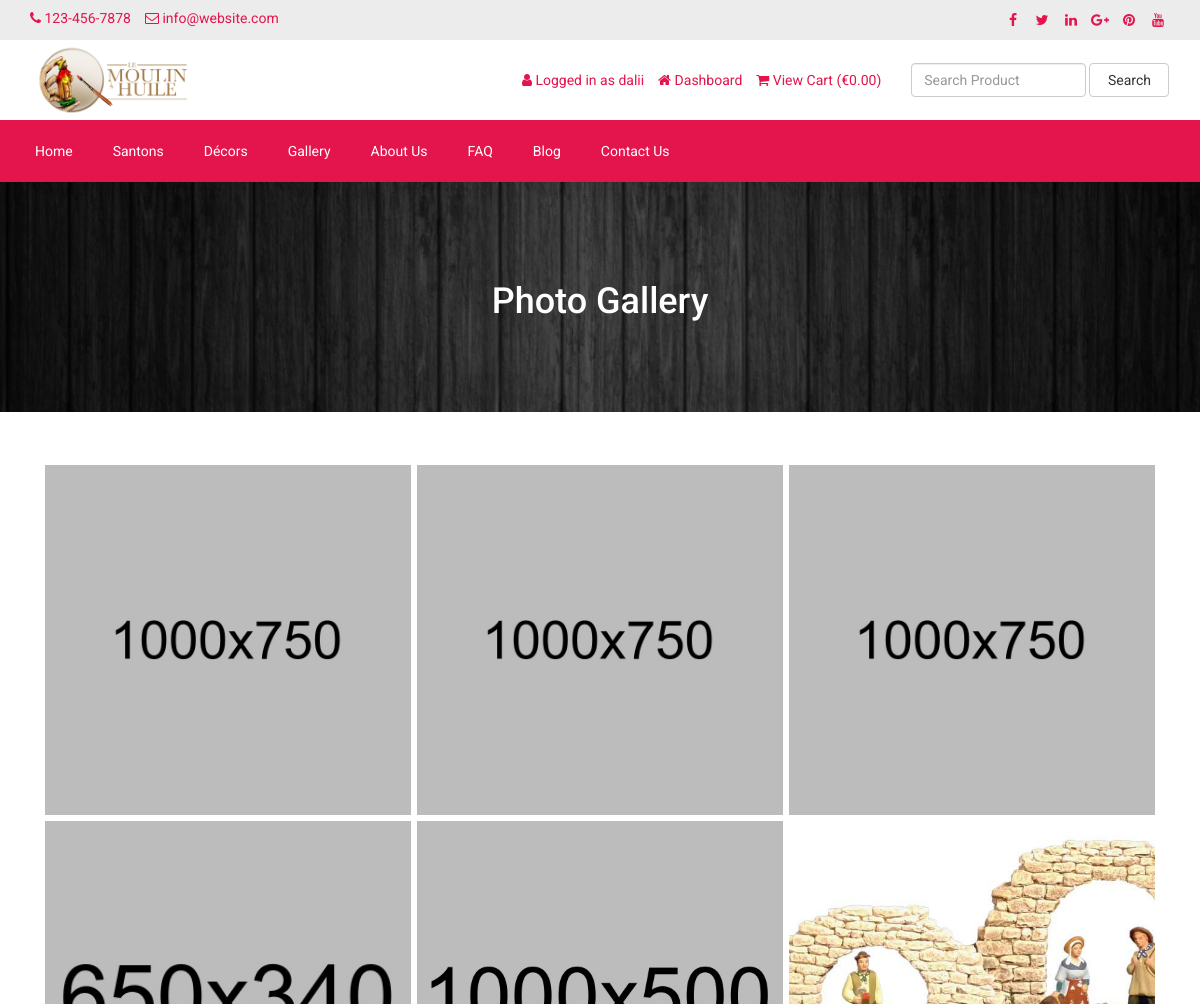
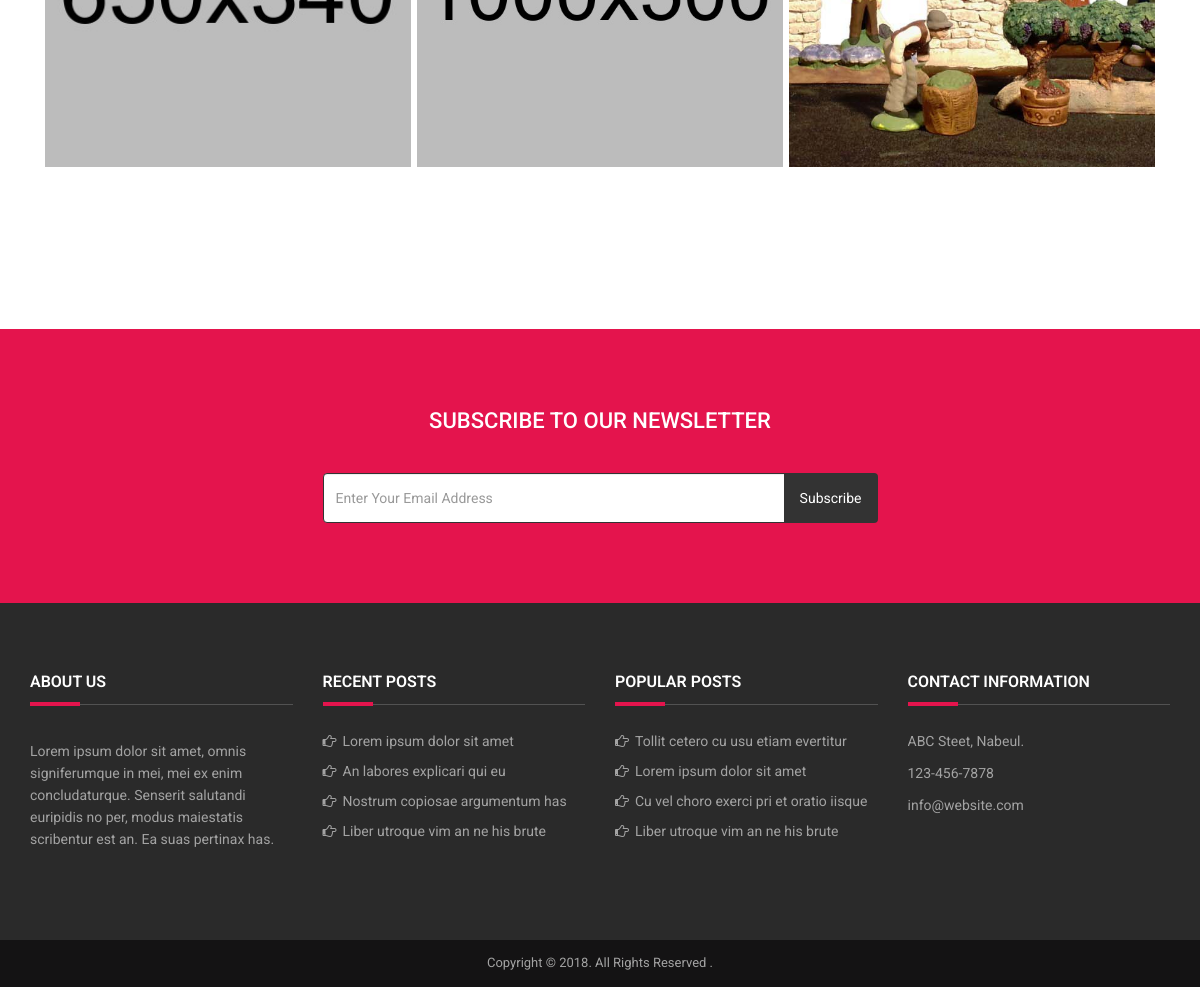
The page /photo-gallery.php (signed in) on the database its author committed (2 pictures, top to bottom).
### tables this page shows
CREATE TABLE `tbl_settings` (
  `id` int(11) NOT NULL,
  `logo` varchar(255) NOT NULL,
  `favicon` varchar(255) NOT NULL,
  `footer_about` text NOT NULL,
  `footer_copyright` text NOT NULL,
  `contact_address` text NOT NULL,
  `contact_email` varchar(255) NOT NULL,
  `contact_phone` varchar(255) NOT NULL,
  `contact_fax` varchar(255) NOT NULL,
  `contact_map_iframe` text NOT NULL,
  `receive_email` varchar(255) NOT NULL,
  `receive_email_subject` varchar(255) NOT NULL,
  `receive_email_thank_you_message` text NOT NULL,
  `forget_password_message` text NOT NULL,
  `total_recent_post_footer` int(10) NOT NULL,
  `total_popular_post_footer` int(10) NOT NULL,
  `total_recent_post_sidebar` int(11) NOT NULL,
  `total_popular_post_sidebar` int(11) NOT NULL,
  `total_featured_product_home` int(11) NOT NULL,
  `total_latest_product_home` int(11) NOT NULL,
  `total_popular_product_home` int(11) NOT NULL,
  `meta_title_home` text NOT NULL,
  `meta_keyword_home` text NOT NULL,
  `meta_description_home` text NOT NULL,
  `banner_login` varchar(255) NOT NULL,
  `banner_registration` varchar(255) NOT NULL,
  `banner_forget_password` varchar(255) NOT NULL,
  `banner_reset_password` varchar(255) NOT NULL,
  `banner_search` varchar(255) NOT NULL,
  `banner_cart` varchar(255) NOT NULL,
  `banner_checkout` varchar(255) NOT NULL,
  `banner_product_category` varchar(255) NOT NULL,
  `banner_blog` varchar(255) NOT NULL,
  `cta_title` varchar(255) NOT NULL,
  `cta_content` text NOT NULL,
  `cta_read_more_text` varchar(255) NOT NULL,
  `cta_read_more_url` varchar(255) NOT NULL,
  `cta_photo` varchar(255) NOT NULL,
  `featured_product_title` varchar(255) NOT NULL,
  `featured_product_subtitle` varchar(255) NOT NULL,
  `latest_product_title` varchar(255) NOT NULL,
  `latest_product_subtitle` varchar(255) NOT NULL,
  `popular_product_title` varchar(255) NOT NULL,
  `popular_product_subtitle` varchar(255) NOT NULL,
  `testimonial_title` varchar(255) NOT NULL,
  `testimonial_subtitle` varchar(255) NOT NULL,
  `testimonial_photo` varchar(255) NOT NULL,
  `blog_title` varchar(255) NOT NULL,
  `blog_subtitle` varchar(255) NOT NULL,
  `newsletter_text` text NOT NULL,
  `paypal_email` varchar(255) NOT NULL,
  `bank_detail` text NOT NULL,
  `before_head` text NOT NULL,
  `after_body` text NOT NULL,
  `before_body` text NOT NULL,
  `home_service_on_off` int(11) NOT NULL,
  `home_welcome_on_off` int(11) NOT NULL,
  `home_featured_product_on_off` int(11) NOT NULL,
  `home_latest_product_on_off` int(11) NOT NULL,
  `home_popular_product_on_off` int(11) NOT NULL,
  `home_testimonial_on_off` int(11) NOT NULL,
  `home_blog_on_off` int(11) NOT NULL,
  `newsletter_on_off` int(11) NOT NULL,
  `Bitcoin_public_key` text NOT NULL,
  `Bitcoin_private_key` text NOT NULL
);

CREATE TABLE `tbl_social` (
  `social_id` int(11) NOT NULL,
  `social_name` varchar(30) NOT NULL,
  `social_url` varchar(255) NOT NULL,
  `social_icon` varchar(30) NOT NULL
);

CREATE TABLE `tbl_top_category` (
  `tcat_id` int(11) NOT NULL,
  `tcat_name` varchar(255) NOT NULL,
  `show_on_menu` int(1) NOT NULL
);

CREATE TABLE `tbl_page` (
  `id` int(11) NOT NULL,
  `about_title` varchar(255) NOT NULL,
  `about_content` text NOT NULL,
  `about_banner` varchar(255) NOT NULL,
  `about_meta_title` varchar(255) NOT NULL,
  `about_meta_keyword` text NOT NULL,
  `about_meta_description` text NOT NULL,
  `faq_title` varchar(255) NOT NULL,
  `faq_banner` varchar(255) NOT NULL,
  `faq_meta_title` varchar(255) NOT NULL,
  `faq_meta_keyword` text NOT NULL,
  `faq_meta_description` text NOT NULL,
  `blog_title` varchar(255) NOT NULL,
  `blog_banner` varchar(255) NOT NULL,
  `blog_meta_title` varchar(255) NOT NULL,
  `blog_meta_keyword` text NOT NULL,
  `blog_meta_description` text NOT NULL,
  `contact_title` varchar(255) NOT NULL,
  `contact_banner` varchar(255) NOT NULL,
  `contact_meta_title` varchar(255) NOT NULL,
  `contact_meta_keyword` text NOT NULL,
  `contact_meta_description` text NOT NULL,
  `pgallery_title` varchar(255) NOT NULL,
  `pgallery_banner` varchar(255) NOT NULL,
  `pgallery_meta_title` varchar(255) NOT NULL,
  `pgallery_meta_keyword` text NOT NULL,
  `pgallery_meta_description` text NOT NULL,
  `vgallery_title` varchar(255) NOT NULL,
  `vgallery_banner` varchar(255) NOT NULL,
  `vgallery_meta_title` varchar(255) NOT NULL,
  `vgallery_meta_keyword` text NOT NULL,
  `vgallery_meta_description` text NOT NULL
);

CREATE TABLE `tbl_photo` (
  `id` int(11) NOT NULL,
  `caption` varchar(255) NOT NULL,
  `photo` varchar(255) NOT NULL
);

CREATE TABLE `tbl_post` (
  `post_id` int(11) NOT NULL,
  `post_title` varchar(255) NOT NULL,
  `post_slug` varchar(255) NOT NULL,
  `post_content` text NOT NULL,
  `post_date` varchar(255) NOT NULL,
  `photo` varchar(255) NOT NULL,
  `category_id` int(11) NOT NULL,
  `total_view` int(11) NOT NULL,
  `meta_title` varchar(255) NOT NULL,
  `meta_keyword` text NOT NULL,
  `meta_description` text NOT NULL
);

### photo-gallery.php (the view, shortened to what the rows shown need)
<?php require_once('header.php'); ?>
<?php
$statement = $page->all();
$result = $statement->fetchAll(PDO::FETCH_ASSOC);
foreach ($result as $row) {
    $pgallery_title = $row['pgallery_title'];
    $pgallery_banner = $row['pgallery_banner'];
}
?>
<div class="page-banner" style="background-image: url(assets/uploads/<?php echo $pgallery_banner; ?>);">
	<div class="inner">
		<h1><?php echo $pgallery_title; ?></h1>
	</div>
</div>
<div class="page">
	<div class="container">
		<div class="row">
			<div class="col-md-12">
				<div class="gal-container">
			<?php
            $limit = 12;
            $page = @$_GET['page'];
            if($page)
                $start = ($page - 1) * $limit;
            else
                $start = 0;
            $statement = $Photo->allWithLimit($start, $limit);
            $result = $statement->fetchAll(PDO::FETCH_ASSOC);
            ?>
					<?php
					foreach ($result as $row) {
						?>
						<div class="col-md-4 col-sm-6 co-xs-12 gal-item">
							<div class="box">
								<a href="#" data-toggle="modal" data-target="#<?php echo $row['id']; ?>">
									<img src="assets/uploads/<?php echo $row['photo']; ?>" alt="<?php echo $row['caption']; ?>">
								</a>
							</div>
						</div>
						<?php
					}
					?>
				</div>
			</div>
		</div>
	</div>
</div>
<?php require_once('footer.php'); ?>

### header.php (shortened to what the rows shown need)
<?php
include_once("model/Page.php");
$page=new Page();
include_once("model/Settings.php");
$settings= new Settings();
include_once("model/Social.php");
$social= new Social();
include_once("model/Post.php");
$post= new Post();
include_once("model/TopCategory.php");
$topCategory= new TopCategory();
include_once("model/Category.php");
include_once("model/Photo.php");
$Photo=new Photo();
include_once("model/Video.php");
$statement = $settings->all();
$result = $statement->fetchAll(PDO::FETCH_ASSOC);
foreach ($result as $row)
{
	$logo = $row['logo'];
	$contact_email = $row['contact_email'];
	$contact_phone = $row['contact_phone'];
}
?>
<!DOCTYPE html>
<html lang="en">
<head>
	<link rel="stylesheet" href="assets/css/bootstrap.min.css">
	<link rel="stylesheet" href="assets/css/font-awesome.min.css">
	<link rel="stylesheet" href="assets/css/owl.carousel.min.css">
	<link rel="stylesheet" href="assets/css/owl.theme.default.min.css">
	<link rel="stylesheet" href="assets/css/jquery.bxslider.min.css">
    <link rel="stylesheet" href="assets/css/magnific-popup.css">
    <link rel="stylesheet" href="assets/css/rating.css">
	<link rel="stylesheet" href="assets/css/spacing.css">
	<link rel="stylesheet" href="assets/css/bootstrap-touch-slider.css">
	<link rel="stylesheet" href="assets/css/animate.min.css">
	<link rel="stylesheet" href="assets/css/tree-menu.css">
	<link rel="stylesheet" href="assets/css/select2.min.css">
	<link rel="stylesheet" href="assets/css/main.css">
	<link rel="stylesheet" href="assets/css/responsive.css">
	<?php
	$statement = $page->all();
	$result = $statement->fetchAll(PDO::FETCH_ASSOC);
		?>
</head>
<body>
<div class="top">
	<div class="container">
		<div class="row">
			<div class="col-md-6 col-sm-6 col-xs-12">
				<div class="left">
					<ul>
						<li><i class="fa fa-phone"></i> <?php echo $contact_phone; ?></li>
						<li><i class="fa fa-envelope-o"></i> <?php echo $contact_email; ?></li>
					</ul>
				</div>
			</div>
			<div class="col-md-6 col-sm-6 col-xs-12">
				<div class="right">
					<ul>
						<?php
						$statement = $social->all();
						$result = $statement->fetchAll(PDO::FETCH_ASSOC);
						foreach ($result as $row) {
							?>
							<?php if($row['social_url'] != ''): ?>
							<li><a href="<?php echo $row['social_url']; ?>"><i class="<?php echo $row['social_icon']; ?>"></i></a></li>
							<?php endif; ?>
							<?php
						}
						?>
					</ul>
				</div>
			</div>
		</div>
	</div>
</div>
<div class="header">
	<div class="container">
		<div class="row inner">
			<div class="col-md-4 logo">
				<a href="index.php"><img src="assets/uploads/<?php echo $logo; ?>" alt="logo image"></a>
			</div>
		</div>
	</div>
</div>
<div class="nav">
	<div class="container">
		<div class="row">
			<div class="col-md-12 pl_0 pr_0">
				<div class="menu-container">
					<div class="menu">
						<ul>
							<?php
							$statement = $topCategory->all();
							$result = $statement->fetchAll(PDO::FETCH_ASSOC);
							foreach ($result as $row) {
								?>
								<li><a href="product-category.php?id=<?php echo $row['tcat_id']; ?>&type=top-category"><?php echo $row['tcat_name']; ?></a>
								</li>
								<?php
							}
							?>
							<?php
							$statement = $page->all();
							$result = $statement->fetchAll(PDO::FETCH_ASSOC);
							foreach ($result as $row) {
								$about_title = $row['about_title'];
								$faq_title = $row['faq_title'];
								$blog_title = $row['blog_title'];
								$contact_title = $row['contact_title'];
							}
							?>
							<li><a href="about.php"><?php echo $about_title; ?></a></li>
							<li><a href="faq.php"><?php echo $faq_title; ?></a></li>
							<li><a href="blog.php"><?php echo $blog_title; ?></a></li>
							<li><a href="contact.php"><?php echo $contact_title; ?></a></li>
						</ul>
					</div>
				</div>
			</div>
		</div>
	</div>
</div>

### footer.php (shortened to what the rows shown need)
<?php
$statement =  $settings->all();
$result = $statement->fetchAll(PDO::FETCH_ASSOC);
foreach ($result as $row)
{
	$footer_about = $row['footer_about'];
	$contact_email = $row['contact_email'];
	$contact_phone = $row['contact_phone'];
	$contact_address = $row['contact_address'];
	$footer_copyright = $row['footer_copyright'];
	$total_recent_post_footer = $row['total_recent_post_footer'];
    $total_popular_post_footer = $row['total_popular_post_footer'];
    $newsletter_on_off = $row['newsletter_on_off'];
}
?>
<?php if($newsletter_on_off == 1): ?>
<section class="home-newsletter">
	<div class="container">
		<div class="row">
			<div class="col-md-6 col-md-offset-3">
				<div class="single">
				<form action="" method="post">
					<h2><?php echo LANG_VALUE_93; ?></h2>
				</div>
			</div>
		</div>
	</div>
</section>
<?php endif; ?>
<section class="footer-main">
	<div class="container">
		<div class="row">
			<div class="col-md-3 col-sm-6 footer-col">
				<div class="row">
					<div class="col-md-12">
						<p>
							<?php echo nl2br($footer_about); ?>
						</p>
					</div>
				</div>
			</div>
			<div class="col-md-3 col-sm-6 footer-col">
				<div class="row">
					<div class="col-md-12">
						<ul>
							<?php
				            $i = 0;
				            $statement = $post->allPost();
				            $result = $statement->fetchAll(PDO::FETCH_ASSOC);
				            foreach ($result as $row) {
				                $i++;
				                if($i > $total_recent_post_footer) {
				                    break;
				                }
				                ?>
				                <li><a href="blog-single.php?slug=<?php echo $row['post_slug']; ?>"><?php echo $row['post_title']; ?></a></li>
				                <?php
				            }
           					?>
						</ul>
					</div>
				</div>
			</div>
			<div class="col-md-3 col-sm-6 footer-col">
				<div class="row">
					<div class="col-md-12">
						<ul>
							<?php
				            $i = 0;
				            $statement = $post->allPopular();
				            $result = $statement->fetchAll(PDO::FETCH_ASSOC);
				            foreach ($result as $row) {
				                $i++;
				                if($i > $total_popular_post_footer) {
				                    break;
				                }
				                ?>
				                <li><a href="blog-single.php?slug=<?php echo $row['post_slug']; ?>"><?php echo $row['post_title']; ?></a></li>
				                <?php
				            }
				            ?>
						</ul>
					</div>
				</div>
			</div>
			<div class="col-md-3 col-sm-6 footer-col">
				<div class="contact-item">
					<div class="text"><?php echo nl2br($contact_address); ?></div>
				</div>
				<div class="contact-item">
					<div class="text"><?php echo $contact_phone; ?></div>
				</div>
				<div class="contact-item">
					<div class="text"><?php echo $contact_email; ?></div>
				</div>
			</div>
		</div>
	</div>
</section>
<div class="footer-bottom">
	<div class="container">
		<div class="row">
			<div class="col-md-12 copyright">
				<?php echo $footer_copyright; ?>
			</div>
		</div>
	</div>
</div>
</body>
</html>

### rows shown on the page
tbl_settings: contact_phone "123-456-7878", contact_email "info@website.com", logo (picture), footer_about "Lorem ipsum dolor sit amet, omnis signiferumque in mei, mei ex enim concludaturque. Senserit salutandi euripidis no per, modus maiestatis scribentur est an. Ea suas pertinax has.", contact_address "ABC Steet, Nabeul.", footer_copyright "Copyright © 2018. All Rights Reserved ."
tbl_top_category: tcat_name "Santons"
tbl_top_category: tcat_name "Décors"
tbl_page: about_title "About Us", faq_title "FAQ", blog_title "Blog", contact_title "Contact Us", pgallery_banner (picture), pgallery_title "Photo Gallery"
tbl_photo: photo (picture)
tbl_photo: photo (picture)
tbl_photo: photo (picture)
tbl_photo: photo (picture)
tbl_photo: photo (picture)
tbl_photo: photo (picture)
tbl_post: post_title "Lorem ipsum dolor sit amet"
tbl_post: post_title "An labores explicari qui eu"
tbl_post: post_title "Nostrum copiosae argumentum has"
tbl_post: post_title "Liber utroque vim an ne his brute"
tbl_post: post_title "Tollit cetero cu usu etiam evertitur"
tbl_post: post_title "Cu vel choro exerci pri et oratio iisque"

### other values the page prints
LANG_VALUE_13 "Logged in as"
$_SESSION['customer']['cust_name'] "dalii"
LANG_VALUE_89 "Dashboard"
LANG_VALUE_19 "View Cart"
LANG_VALUE_1 "€"
LANG_VALUE_3 "Search"
LANG_VALUE_93 "SUBSCRIBE TO OUR NEWSLETTER"
LANG_VALUE_92 "Subscribe"
LANG_VALUE_110 "ABOUT US"
LANG_VALUE_113 "RECENT POSTS"
LANG_VALUE_112 "POPULAR POSTS"
LANG_VALUE_114 "CONTACT INFORMATION"
